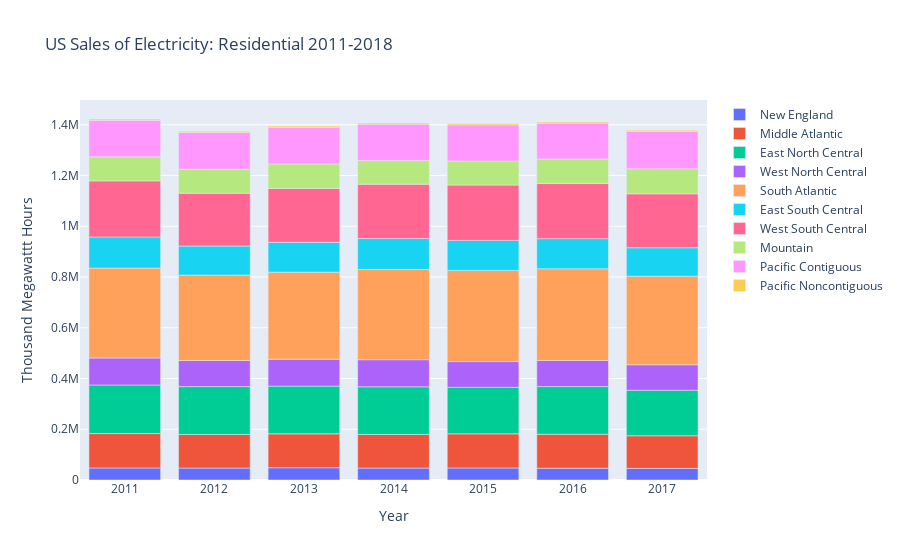

The notebook cell saved with this chart:
### Code cell
fig1 = px.bar(data_frame=regiondata,x=regiondata['Year'],y=regiondata['Residential'],
              color='Region',title='US Sales of Electricity: Residential 2011-2018')

fig1.for_each_trace(lambda t: t.update(name=t.name.replace("Region=", "")))

fig1.update_layout(yaxis=dict(title_text="Thousand Megawattt Hours"))
fig1.show()

### Figure 1 — Plotly figure (JSON) as saved in the notebook; plotly's stock layout.template omitted (floating-point values rounded to 4 significant figures)
{"data": [{"alignmentgroup": "True", "hoverlabel": {"namelength": 0}, "hovertemplate": "Region=New England<br>Year=%{x}<br>Residential=%{y}", "legendgroup": "Region=New England", "marker": {"color": "#636efa"}, "name": "New England", "offsetgroup": "Region=New England", "orientation": "v", "showlegend": true, "textposition": "auto", "type": "bar", "x": ["2017", "2016", "2015", "2014", "2013", "2012", "2011"], "xaxis": "x", "y": [45849, 46532, 47482, 47212, 48369, 47208, 47481], "yaxis": "y"}, {"alignmentgroup": "True", "hoverlabel": {"namelength": 0}, "hovertemplate": "Region=Middle Atlantic<br>Year=%{x}<br>Residential=%{y}", "legendgroup": "Region=Middle Atlantic", "marker": {"color": "#EF553B"}, "name": "Middle Atlantic", "offsetgroup": "Region=Middle Atlantic", "orientation": "v", "showlegend": true, "textposition": "auto", "type": "bar", "x": ["2017", "2016", "2015", "2014", "2013", "2012", "2011"], "xaxis": "x", "y": [128567, 133799, 134574, 132063, 133575, 132231, 135434], "yaxis": "y"}, {"alignmentgroup": "True", "hoverlabel": {"namelength": 0}, "hovertemplate": "Region=East North Central<br>Year=%{x}<br>Residential=%{y}", "legendgroup": "Region=East North Central", "marker": {"color": "#00cc96"}, "name": "East North Central", "offsetgroup": "Region=East North Central", "orientation": "v", "showlegend": true, "textposition": "auto", "type": "bar", "x": ["2017", "2016", "2015", "2014", "2013", "2012", "2011"], "xaxis": "x", "y": [179275, 187898, 183153, 187958, 188048, 188641, 191617], "yaxis": "y"}, {"alignmentgroup": "True", "hoverlabel": {"namelength": 0}, "hovertemplate": "Region=West North Central<br>Year=%{x}<br>Residential=%{y}", "legendgroup": "Region=West North Central", "marker": {"color": "#ab63fa"}, "name": "West North Central", "offsetgroup": "Region=West North Central", "orientation": "v", "showlegend": true, "textposition": "auto", "type": "bar", "x": ["2017", "2016", "2015", "2014", "2013", "2012", "2011"], "xaxis": "x", "y": [100529, 102860, 101620, 106909, 106310, 102799, 106281], "yaxis": "y"}, {"alignmentgroup": "True", "hoverlabel": {"namelength": 0}, "hovertemplate": "Region=South Atlantic<br>Year=%{x}<br>Residential=%{y}", "legendgroup": "Region=South Atlantic", "marker": {"color": "#FFA15A"}, "name": "South Atlantic", "offsetgroup": "Region=South Atlantic", "orientation": "v", "showlegend": true, "textposition": "auto", "type": "bar", "x": ["2017", "2016", "2015", "2014", "2013", "2012", "2011"], "xaxis": "x", "y": [349290, 361426, 359258, 355708, 342952, 336757, 354455], "yaxis": "y"}, {"alignmentgroup": "True", "hoverlabel": {"namelength": 0}, "hovertemplate": "Region=East South Central<br>Year=%{x}<br>Residential=%{y}", "legendgroup": "Region=East South Central", "marker": {"color": "#19d3f3"}, "name": "East South Central", "offsetgroup": "Region=East South Central", "orientation": "v", "showlegend": true, "textposition": "auto", "type": "bar", "x": ["2017", "2016", "2015", "2014", "2013", "2012", "2011"], "xaxis": "x", "y": [111800, 118627, 118305, 121790, 117535, 114475, 122605], "yaxis": "y"}, {"alignmentgroup": "True", "hoverlabel": {"namelength": 0}, "hovertemplate": "Region=West South Central<br>Year=%{x}<br>Residential=%{y}", "legendgroup": "Region=West South Central", "marker": {"color": "#FF6692"}, "name": "West South Central", "offsetgroup": "Region=West South Central", "orientation": "v", "showlegend": true, "textposition": "auto", "type": "bar", "x": ["2017", "2016", "2015", "2014", "2013", "2012", "2011"], "xaxis": "x", "y": [212638, 217197, 218086, 214093, 212401, 208157, 220886], "yaxis": "y"}, {"alignmentgroup": "True", "hoverlabel": {"namelength": 0}, "hovertemplate": "Region=Mountain<br>Year=%{x}<br>Residential=%{y}", "legendgroup": "Region=Mountain", "marker": {"color": "#B6E880"}, "name": "Mountain", "offsetgroup": "Region=Mountain", "orientation": "v", "showlegend": true, "textposition": "auto", "type": "bar", "x": ["2017", "2016", "2015", "2014", "2013", "2012", "2011"], "xaxis": "x", "y": [98536, 97005, 95206, 93788, 96356, 94872, 94775], "yaxis": "y"}, {"alignmentgroup": "True", "hoverlabel": {"namelength": 0}, "hovertemplate": "Region=Pacific Contiguous<br>Year=%{x}<br>Residential=%{y}", "legendgroup": "Region=Pacific Contiguous", "marker": {"color": "#FF97FF"}, "name": "Pacific Contiguous", "offsetgroup": "Region=Pacific Contiguous", "orientation": "v", "showlegend": true, "textposition": "auto", "type": "bar", "x": ["2017", "2016", "2015", "2014", "2013", "2012", "2011"], "xaxis": "x", "y": [147472, 141096, 141727, 143061, 144631, 144476, 144204], "yaxis": "y"}, {"alignmentgroup": "True", "hoverlabel": {"namelength": 0}, "hovertemplate": "Region=Pacific Noncontiguous<br>Year=%{x}<br>Residential=%{y}", "legendgroup": "Region=Pacific Noncontiguous", "marker": {"color": "#FECB52"}, "name": "Pacific Noncontiguous", "offsetgroup": "Region=Pacific Noncontiguous", "orientation": "v", "showlegend": true, "textposition": "auto", "type": "bar", "x": ["2017", "2016", "2015", "2014", "2013", "2012", "2011"], "xaxis": "x", "y": [4690, 4618, 4686, 4627, 4713, 4899, 5063], "yaxis": "y"}], "layout": {"barmode": "relative", "legend": {"tracegroupgap": 0}, "title": {"text": "US Sales of Electricity: Residential 2011-2018"}, "xaxis": {"anchor": "y", "domain": [0, 1], "title": {"text": "Year"}}, "yaxis": {"anchor": "x", "domain": [0, 1], "title": {"text": "Thousand Megawattt Hours"}}}}
